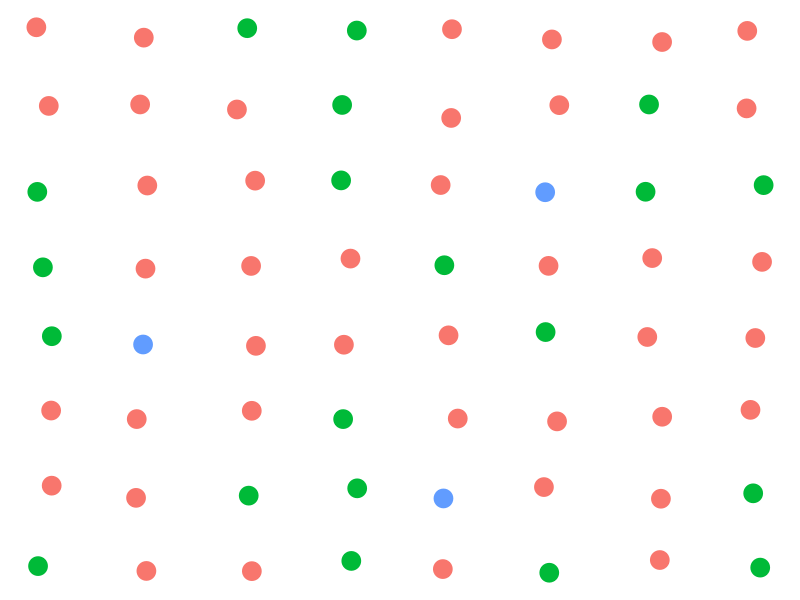

Write R code to recreate this figure.
## ---- chunk 1
#bookdown-demo_files/figure-html/unnamed-chunk-9-1.png ?
library(ggplot2)
library(tibble)
pts<- expand.grid(x = seq(2,16,2), y = seq(2,16,2), type = c("distractor"))
jittr<-.4
pts$x <- pts$x + runif(length(pts$x))*jittr-jittr/2
pts$y <- pts$y + runif(length(pts$y))*jittr-jittr/2
pts$type <- as.character(pts$type)
pts$type[c(1,4,6,8,11,12,13,16,20,25,26,30,33,37,41,44,47,48,52,55,59,60)] <- "distractor2"
pts$type[c(13,26,46)] <- "target"

ymin<-600; ymax<-2000
ggplot(pts,aes(x=x,y=y, color=type)) + geom_point(size=6)  +  theme_void() + theme(legend.position = "none")
#+ ylim(ymin,ymax)
